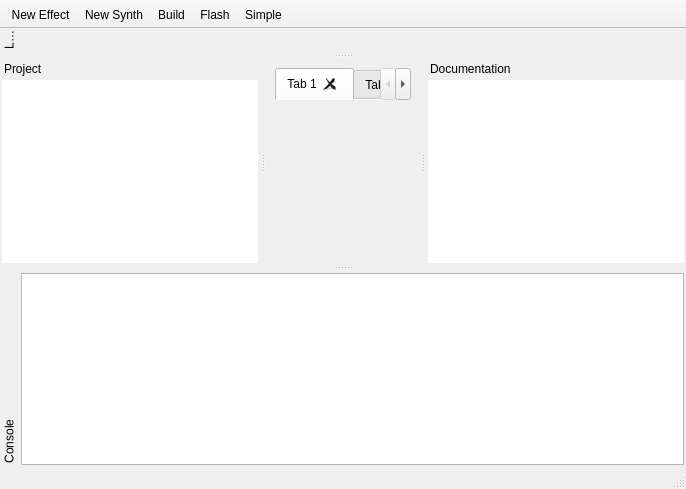
<?xml version="1.0" encoding="UTF-8"?>
<ui version="4.0">
 <class>ProjectWindow</class>
 <widget class="QMainWindow" name="ProjectWindow">
  <property name="geometry">
   <rect>
    <x>0</x>
    <y>0</y>
    <width>686</width>
    <height>489</height>
   </rect>
  </property>
  <property name="windowTitle">
   <string>MainWindow</string>
  </property>
  <widget class="QWidget" name="centralwidget">
   <layout class="QVBoxLayout" name="verticalLayout_3">
    <item>
     <widget class="QTabWidget" name="objectTabWidget">
      <property name="palette">
       <palette>
        <active>
         <colorrole role="Base">
          <brush brushstyle="SolidPattern">
           <color alpha="255">
            <red>255</red>
            <green>255</green>
            <blue>255</blue>
           </color>
          </brush>
         </colorrole>
         <colorrole role="Window">
          <brush brushstyle="SolidPattern">
           <color alpha="255">
            <red>255</red>
            <green>255</green>
            <blue>255</blue>
           </color>
          </brush>
         </colorrole>
        </active>
        <inactive>
         <colorrole role="Base">
          <brush brushstyle="SolidPattern">
           <color alpha="255">
            <red>255</red>
            <green>255</green>
            <blue>255</blue>
           </color>
          </brush>
         </colorrole>
         <colorrole role="Window">
          <brush brushstyle="SolidPattern">
           <color alpha="255">
            <red>255</red>
            <green>255</green>
            <blue>255</blue>
           </color>
          </brush>
         </colorrole>
        </inactive>
        <disabled>
         <colorrole role="Base">
          <brush brushstyle="SolidPattern">
           <color alpha="255">
            <red>255</red>
            <green>255</green>
            <blue>255</blue>
           </color>
          </brush>
         </colorrole>
         <colorrole role="Window">
          <brush brushstyle="SolidPattern">
           <color alpha="255">
            <red>255</red>
            <green>255</green>
            <blue>255</blue>
           </color>
          </brush>
         </colorrole>
        </disabled>
       </palette>
      </property>
      <property name="currentIndex">
       <number>0</number>
      </property>
      <property name="documentMode">
       <bool>true</bool>
      </property>
      <property name="tabsClosable">
       <bool>true</bool>
      </property>
      <property name="movable">
       <bool>true</bool>
      </property>
      <widget class="QWidget" name="tab">
       <attribute name="title">
        <string>Tab 1</string>
       </attribute>
      </widget>
      <widget class="QWidget" name="tab_2">
       <attribute name="title">
        <string>Tab 2</string>
       </attribute>
      </widget>
     </widget>
    </item>
   </layout>
  </widget>
  <widget class="QStatusBar" name="statusbar"/>
  <widget class="QDockWidget" name="layoutDockWidget">
   <property name="minimumSize">
    <size>
     <width>35</width>
     <height>24</height>
    </size>
   </property>
   <property name="features">
    <set>QDockWidget::DockWidgetMovable|QDockWidget::DockWidgetVerticalTitleBar</set>
   </property>
   <property name="windowTitle">
    <string>Layout</string>
   </property>
   <attribute name="dockWidgetArea">
    <number>4</number>
   </attribute>
   <widget class="QWidget" name="dockWidgetContents"/>
  </widget>
  <widget class="QDockWidget" name="consoleDockWidget">
   <property name="minimumSize">
    <size>
     <width>107</width>
     <height>74</height>
    </size>
   </property>
   <property name="features">
    <set>QDockWidget::DockWidgetMovable|QDockWidget::DockWidgetVerticalTitleBar</set>
   </property>
   <property name="windowTitle">
    <string>Console</string>
   </property>
   <attribute name="dockWidgetArea">
    <number>8</number>
   </attribute>
   <widget class="QWidget" name="dockWidgetContents_2">
    <layout class="QVBoxLayout" name="verticalLayout_4">
     <property name="leftMargin">
      <number>2</number>
     </property>
     <property name="topMargin">
      <number>2</number>
     </property>
     <property name="rightMargin">
      <number>2</number>
     </property>
     <property name="bottomMargin">
      <number>2</number>
     </property>
     <item>
      <widget class="QTextEdit" name="consoleText"/>
     </item>
    </layout>
   </widget>
  </widget>
  <widget class="QDockWidget" name="documentationDockWidget">
   <property name="features">
    <set>QDockWidget::DockWidgetMovable</set>
   </property>
   <property name="windowTitle">
    <string>Documentation</string>
   </property>
   <attribute name="dockWidgetArea">
    <number>2</number>
   </attribute>
   <widget class="QWidget" name="dockWidgetContents_3">
    <layout class="QVBoxLayout" name="verticalLayout">
     <property name="spacing">
      <number>2</number>
     </property>
     <property name="leftMargin">
      <number>2</number>
     </property>
     <property name="topMargin">
      <number>2</number>
     </property>
     <property name="rightMargin">
      <number>2</number>
     </property>
     <property name="bottomMargin">
      <number>2</number>
     </property>
     <item>
      <widget class="QTextBrowser" name="textBrowser">
       <property name="frameShape">
        <enum>QFrame::NoFrame</enum>
       </property>
      </widget>
     </item>
    </layout>
   </widget>
  </widget>
  <widget class="QDockWidget" name="projectDockWidget">
   <property name="features">
    <set>QDockWidget::DockWidgetMovable</set>
   </property>
   <property name="windowTitle">
    <string>Project</string>
   </property>
   <attribute name="dockWidgetArea">
    <number>1</number>
   </attribute>
   <widget class="QWidget" name="dockWidgetContents_4">
    <layout class="QVBoxLayout" name="verticalLayout_2">
     <property name="spacing">
      <number>2</number>
     </property>
     <property name="leftMargin">
      <number>2</number>
     </property>
     <property name="topMargin">
      <number>2</number>
     </property>
     <property name="rightMargin">
      <number>2</number>
     </property>
     <property name="bottomMargin">
      <number>2</number>
     </property>
     <item>
      <widget class="QTreeWidget" name="treeWidget">
       <property name="frameShape">
        <enum>QFrame::NoFrame</enum>
       </property>
       <property name="columnCount">
        <number>1</number>
       </property>
       <attribute name="headerVisible">
        <bool>false</bool>
       </attribute>
       <column>
        <property name="text">
         <string notr="true">1</string>
        </property>
       </column>
      </widget>
     </item>
    </layout>
   </widget>
  </widget>
  <widget class="QToolBar" name="toolBar">
   <property name="windowTitle">
    <string>toolBar</string>
   </property>
   <property name="movable">
    <bool>false</bool>
   </property>
   <property name="floatable">
    <bool>false</bool>
   </property>
   <attribute name="toolBarArea">
    <enum>TopToolBarArea</enum>
   </attribute>
   <attribute name="toolBarBreak">
    <bool>false</bool>
   </attribute>
   <addaction name="actionNew_Effect"/>
   <addaction name="actionNew_Synth"/>
   <addaction name="actionBuild"/>
   <addaction name="actionFlash"/>
   <addaction name="actionSimple"/>
  </widget>
  <action name="actionNew_Effect">
   <property name="text">
    <string>New Effect</string>
   </property>
  </action>
  <action name="actionNew_Synth">
   <property name="text">
    <string>New Synth</string>
   </property>
  </action>
  <action name="actionBuild">
   <property name="text">
    <string>Build</string>
   </property>
  </action>
  <action name="actionFlash">
   <property name="text">
    <string>Flash</string>
   </property>
  </action>
  <action name="actionSimple">
   <property name="checkable">
    <bool>true</bool>
   </property>
   <property name="text">
    <string>Simple</string>
   </property>
  </action>
 </widget>
 <resources/>
 <connections/>
</ui>
